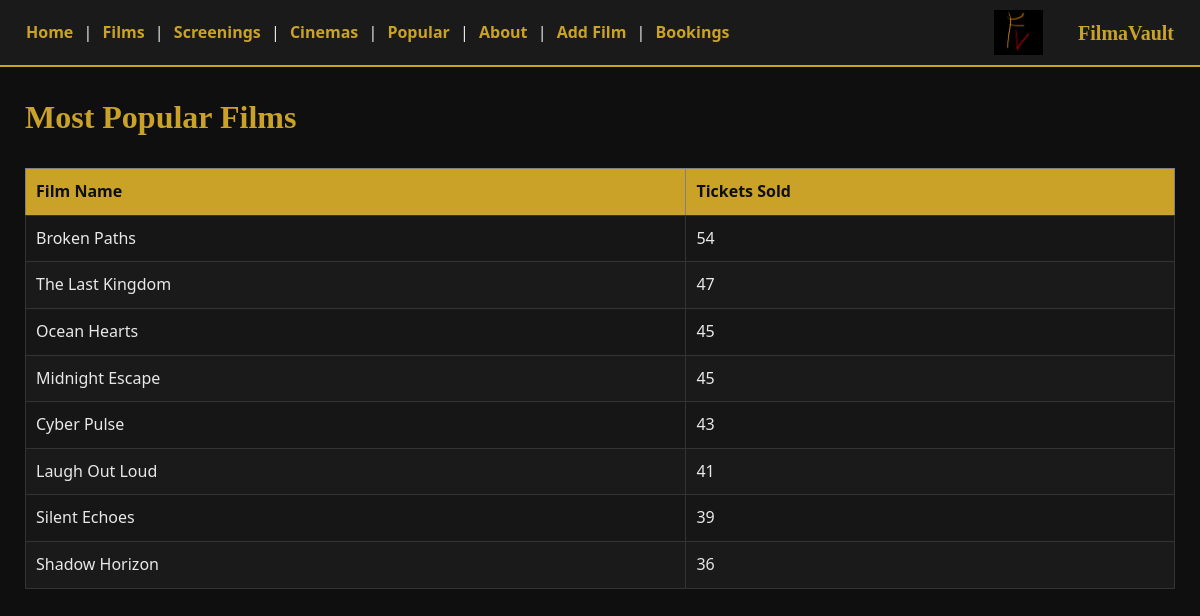
The app's page /popular with its own data.
### tables this page shows
CREATE TABLE Film (
film_id TEXT PRIMARY KEY,
film_name TEXT NOT NULL,
genre TEXT,
director_id TEXT NOT NULL,
FOREIGN KEY (director_id) REFERENCES Director(director_id));

### app.py (the view)
@app.route("/popular")
def popular():
    conn = get_connection()
    popular_list = conn.execute("""
        SELECT f.film_name, COUNT(t.ticket_no) AS tickets_sold
        FROM Ticket t
        JOIN Screening s ON t.screening_id = s.screening_id
        JOIN Film f      ON s.film_id      = f.film_id
        GROUP BY f.film_name
        ORDER BY tickets_sold DESC
    """).fetchall()
    conn.close()
    return render_template("popular.html", films=popular_list)

### app.py (called while the page is built)
def get_connection():
    conn = sqlite3.connect("Filmavault.db")
    conn.execute("PRAGMA foreign_keys = ON")
    conn.row_factory = sqlite3.Row
    return conn

### templates/popular.html (shortened to what this page needs)
<!DOCTYPE html>
<html>
<head>
    <link rel="stylesheet" href="{{ url_for('static', filename='style.css') }}">
</head>
<body>
    {% include "nav.html" %}
    <h1>Most Popular Films</h1>
    <table border="1">
        <tr>
            <th>Film Name</th>
            <th>Tickets Sold</th>
        </tr>
        {% for film in films %}
        <tr>
            <td>{{ film["film_name"] }}</td>
            <td>{{ film["tickets_sold"] }}</td>
        </tr>
        {% endfor %}
    </table>
</body>
</html>

### static/style.css (style rules this page uses)
body { background-color: #0f0f0f; color: #e8e8e8; font-family: 'Segoe UI', Arial, sans-serif; margin: 0; line-height: 1.6; }
h1, h2 { color: #c9a227; font-family: Georgia, 'Times New Roman', serif; }
h1 { margin: 25px; }
table { border-collapse: collapse; width: calc(100% - 50px); margin: 15px 25px 25px; background-color: #1a1a1a; }
th { background-color: #c9a227; color: #0f0f0f; padding: 10px; text-align: left; }
td { border: 1px solid #333; padding: 10px; color: #e8e8e8; }
tr:nth-child(even) td { background-color: #161616; }

### records on screen
Film: film_name "Broken Paths", tickets_sold "54"
Film: film_name "The Last Kingdom", tickets_sold "47"
Film: film_name "Ocean Hearts", tickets_sold "45"
Film: film_name "Midnight Escape", tickets_sold "45"
Film: film_name "Cyber Pulse", tickets_sold "43"
Film: film_name "Laugh Out Loud", tickets_sold "41"
Film: film_name "Silent Echoes", tickets_sold "39"
Film: film_name "Shadow Horizon", tickets_sold "36"
